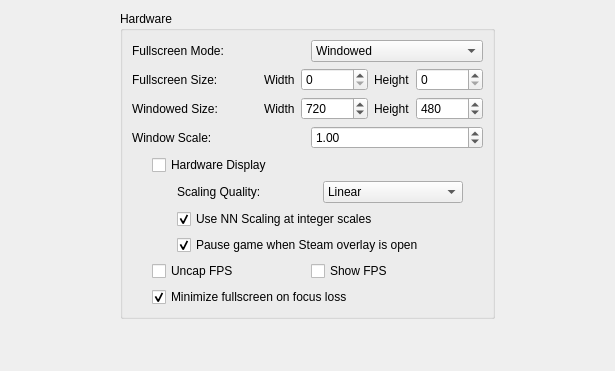
     <widget class="QWidget" name="displayTab">
      <attribute name="title">
       <string>Display</string>
      </attribute>
      <layout class="QVBoxLayout" name="verticalLayout_2">
       <property name="leftMargin">
        <number>120</number>
       </property>
       <property name="rightMargin">
        <number>120</number>
       </property>
       <property name="bottomMargin">
        <number>12</number>
       </property>
       <item>
        <widget class="QGroupBox" name="groupBox_2">
         <property name="title">
          <string>Hardware</string>
         </property>
         <layout class="QVBoxLayout" name="verticalLayout_9">
          <item>
           <layout class="QHBoxLayout" name="horizontalLayout_3">
            <item>
             <widget class="QLabel" name="label_3">
              <property name="text">
               <string>Fullscreen Mode:</string>
              </property>
             </widget>
            </item>
            <item>
             <widget class="QComboBox" name="comboBox">
              <property name="config" stdset="0">
               <string>fullscreen_mode</string>
              </property>
              <item>
               <property name="text">
                <string>Windowed</string>
               </property>
              </item>
              <item>
               <property name="text">
                <string>Fullscreen</string>
               </property>
              </item>
              <item>
               <property name="text">
                <string>Fullscreen (desktop)</string>
               </property>
              </item>
             </widget>
            </item>
           </layout>
          </item>
          <item>
           <layout class="QHBoxLayout" name="horizontalLayout_4">
            <item>
             <widget class="QLabel" name="label_4">
              <property name="text">
               <string>Fullscreen Size:</string>
              </property>
             </widget>
            </item>
            <item>
             <spacer name="horizontalSpacer">
              <property name="orientation">
               <enum>Qt::Horizontal</enum>
              </property>
              <property name="sizeHint" stdset="0">
               <size>
                <width>40</width>
                <height>20</height>
               </size>
              </property>
             </spacer>
            </item>
            <item>
             <widget class="QLabel" name="label_5">
              <property name="text">
               <string>Width</string>
              </property>
             </widget>
            </item>
            <item>
             <widget class="QSpinBox" name="fullscreenWidth">
              <property name="maximum">
               <number>999999</number>
              </property>
              <property name="config" stdset="0">
               <string>fullscreen_width</string>
              </property>
             </widget>
            </item>
            <item>
             <widget class="QLabel" name="label_6">
              <property name="text">
               <string>Height</string>
              </property>
             </widget>
            </item>
            <item>
             <widget class="QSpinBox" name="fullscreenHeight">
              <property name="maximum">
               <number>999999</number>
              </property>
              <property name="config" stdset="0">
               <string>fullscreen_height</string>
              </property>
             </widget>
            </item>
           </layout>
          </item>
          <item>
           <layout class="QHBoxLayout" name="horizontalLayout_5">
            <item>
             <widget class="QLabel" name="label_7">
              <property name="text">
               <string>Windowed Size:</string>
              </property>
             </widget>
            </item>
            <item>
             <spacer name="horizontalSpacer_4">
              <property name="orientation">
               <enum>Qt::Horizontal</enum>
              </property>
              <property name="sizeHint" stdset="0">
               <size>
                <width>40</width>
                <height>20</height>
               </size>
              </property>
             </spacer>
            </item>
            <item>
             <widget class="QLabel" name="label_8">
              <property name="text">
               <string>Width</string>
              </property>
             </widget>
            </item>
            <item>
             <widget class="QSpinBox" name="spinBox_3">
              <property name="maximum">
               <number>999999</number>
              </property>
              <property name="value">
               <number>720</number>
              </property>
              <property name="config" stdset="0">
               <string>window_width</string>
              </property>
             </widget>
            </item>
            <item>
             <widget class="QLabel" name="label_9">
              <property name="text">
               <string>Height</string>
              </property>
             </widget>
            </item>
            <item>
             <widget class="QSpinBox" name="spinBox_4">
              <property name="maximum">
               <number>999999</number>
              </property>
              <property name="value">
               <number>480</number>
              </property>
              <property name="config" stdset="0">
               <string>window_height</string>
              </property>
             </widget>
            </item>
           </layout>
          </item>
          <item>
           <layout class="QHBoxLayout" name="horizontalLayout_14">
            <item>
             <widget class="QLabel" name="label_14">
              <property name="text">
               <string>Window Scale:</string>
              </property>
             </widget>
            </item>
            <item>
             <widget class="QDoubleSpinBox" name="doubleSpinBox">
              <property name="minimum">
               <double>0.500000000000000</double>
              </property>
              <property name="maximum">
               <double>5.000000000000000</double>
              </property>
              <property name="singleStep">
               <double>0.250000000000000</double>
              </property>
              <property name="value">
               <double>1.000000000000000</double>
              </property>
              <property name="config" stdset="0">
               <string>window_scale</string>
              </property>
             </widget>
            </item>
           </layout>
          </item>
          <item>
           <layout class="QVBoxLayout" name="verticalLayout_4">
            <property name="leftMargin">
             <number>20</number>
            </property>
            <property name="rightMargin">
             <number>20</number>
            </property>
            <item>
             <layout class="QHBoxLayout" name="horizontalLayout_6">
              <item>
               <widget class="QCheckBox" name="checkBox_2">
                <property name="text">
                 <string>Hardware Display</string>
                </property>
                <property name="config" stdset="0">
                 <string>hardware_display</string>
                </property>
               </widget>
              </item>
             </layout>
            </item>
            <item>
             <layout class="QVBoxLayout" name="verticalLayout_6">
              <property name="leftMargin">
               <number>25</number>
              </property>
              <property name="topMargin">
               <number>0</number>
              </property>
              <property name="rightMargin">
               <number>0</number>
              </property>
              <item>
               <layout class="QHBoxLayout" name="horizontalLayout_15">
                <property name="topMargin">
                 <number>0</number>
                </property>
                <item>
                 <widget class="QLabel" name="label_16">
                  <property name="text">
                   <string>Scaling Quality:</string>
                  </property>
                 </widget>
                </item>
                <item>
                 <widget class="QComboBox" name="comboBox_2">
                  <property name="currentIndex">
                   <number>1</number>
                  </property>
                  <property name="config" stdset="0">
                   <string>scale_quality</string>
                  </property>
                  <item>
                   <property name="text">
                    <string>Nearest Neighbor</string>
                   </property>
                  </item>
                  <item>
                   <property name="text">
                    <string>Linear</string>
                   </property>
                  </item>
                  <item>
                   <property name="text">
                    <string>Anisotropic</string>
                   </property>
                  </item>
                 </widget>
                </item>
               </layout>
              </item>
              <item>
               <widget class="QCheckBox" name="checkBox_5">
                <property name="text">
                 <string>Use NN Scaling at integer scales</string>
                </property>
                <property name="checked">
                 <bool>true</bool>
                </property>
                <property name="config" stdset="0">
                 <string>use_nn_at_integer_scales</string>
                </property>
               </widget>
              </item>
              <item>
               <widget class="QCheckBox" name="checkBox">
                <property name="text">
                 <string>Pause game when Steam overlay is open</string>
                </property>
                <property name="checked">
                 <bool>true</bool>
                </property>
                <property name="config" stdset="0">
                 <string>steam_overlay_pause</string>
                </property>
               </widget>
              </item>
             </layout>
            </item>
            <item>
             <layout class="QHBoxLayout" name="horizontalLayout_7">
              <item>
               <widget class="QCheckBox" name="checkBox_4">
                <property name="text">
                 <string>Uncap FPS</string>
                </property>
                <property name="config" stdset="0">
                 <string>uncap_fps</string>
                </property>
               </widget>
              </item>
              <item>
               <widget class="QCheckBox" name="checkBox_3">
                <property name="text">
                 <string>Show FPS</string>
                </property>
                <property name="config" stdset="0">
                 <string>show_fps</string>
                </property>
               </widget>
              </item>
             </layout>
            </item>
            <item>
             <widget class="QCheckBox" name="checkBox_6">
              <property name="text">
               <string>Minimize fullscreen on focus loss</string>
              </property>
              <property name="checkable">
               <bool>true</bool>
              </property>
              <property name="checked">
               <bool>true</bool>
              </property>
              <property name="config" stdset="0">
               <string>minimize_fullscreen_focus_loss</string>
              </property>
             </widget>
            </item>
           </layout>
          </item>
         </layout>
        </widget>
       </item>
       <item>
        <spacer name="verticalSpacer_7">
         <property name="orientation">
          <enum>Qt::Vertical</enum>
         </property>
         <property name="sizeHint" stdset="0">
          <size>
           <width>20</width>
           <height>40</height>
          </size>
         </property>
        </spacer>
       </item>
      </layout>
     </widget>
